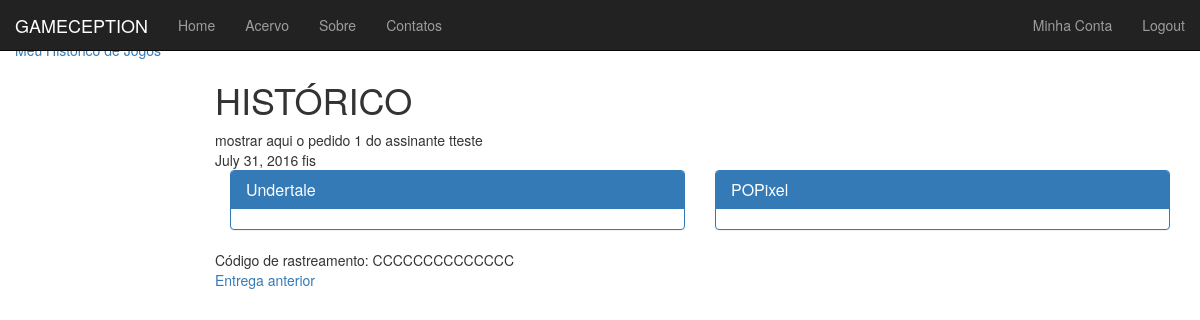
Page /Assinante/Historico/1/ (signed in) on the earlier database version.
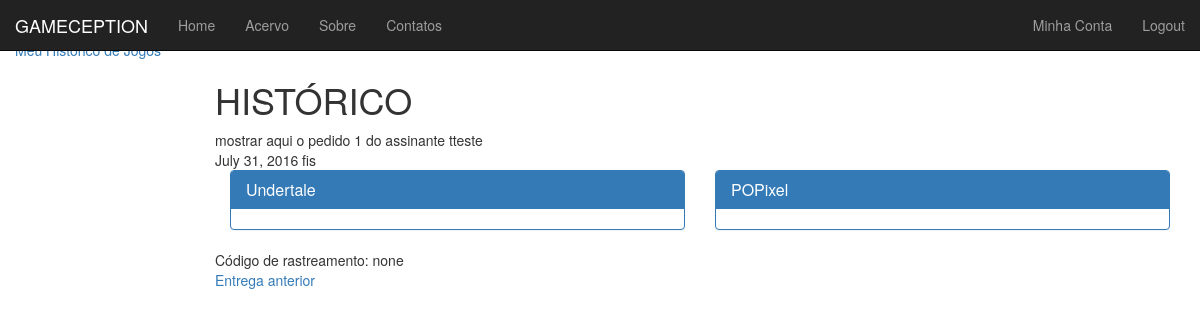
Same page on the later database version.
### Assinante/models.py (models this page shows)
class Pedido(models.Model):
    historico = models.ForeignKey('HistoricoJogos')
    jogosPedidos = models.ManyToManyField('Jogo')
    codigoRastreamento = models.CharField(max_length=200)
    data = models.DateField()
    numero = models.IntegerField(default=0)
    tipoMidia = models.CharField(max_length=10,
        choices=TIPOS_MIDIA,
        default='DIGITAL',)
    def __str__(self):
        return self.historico.assinatura.username + str(self.numero)

### Assinante/views.py (the view)
# urls.py: url(r'^Historico/(?P<num_pedido>\d+)/', views.HistoricoPedido, name="HistoricoPedido"), #pra ver um pedido individualmente colocando o num dele na url
def HistoricoPedido(request, num_pedido):
    num = int(num_pedido)
    historico = HistoricoJogos.objects.get(assinatura=request.user)
    pedidos = Pedido.objects.filter(historico=historico)
    try:
        pedido = Pedido.objects.get(historico=historico,numero=num)
    except:
        pedido = None
    print(pedido)
    antecessor = num -1
    pode_antecessor = True
    sucessor = num + 1
    pode_sucessor = True
    if num >= len(pedidos) - 1:
        pode_sucessor = False
    if num <= 0:
        pode_antecessor = False
    context_dict = {'num_pedido' : num_pedido, 'pedido' : pedido}
    context_dict['antecessor'] = antecessor
    context_dict['pode_antecessor'] = pode_antecessor
    context_dict['sucessor'] = sucessor
    context_dict['pode_sucessor'] = pode_sucessor
    return render(request, 'Assinante/HistoricoPedido.html', context_dict)

### Assinante/Templates/Assinante/HistoricoPedido.html (shortened to what this page needs)
{% extends "MainPage.html" %}
{% block content %}
<!DOCTYPE html>
<html lang="en">
<head>
</head>
<body>
      <h1>HISTÓRICO</h1>
      mostrar aqui o pedido {{num_pedido}} do assinante {{user.username}}<br>
      {{pedido.data}}
      {% if digital %}
      dig {{pedido.numero}}<br>
      {% for chave in chaves %}
      <div class="col-xs-12 col-sm-6 placeholder">
        <div class="panel panel-primary">
          <div class="panel-heading">
            <h3 class="panel-title">{{chave.jogo.nome}}</h3>
          </div>
          <img src="http://cdn.akamai.steamstatic.com/steam/apps/{{chave.jogo.img1}}/header.jpg?t={{chave.jogo.img2}}" alt="{{chave.jogo.nome}}" /><br>
          Chave Download: {{chave.chave}}<br>
        </div>
      </div>
      {% endfor %}
      {% else %}
      fis <br>
      {% for jogo in pedido.jogosPedidos.all %}
      <div class="col-xs-12 col-sm-6 placeholder">
        <div class="panel panel-primary">
          <div class="panel-heading">
            <h3 class="panel-title">{{jogo.nome}}</h3>
          </div>
          <img src="http://cdn.akamai.steamstatic.com/steam/apps/{{jogo.img1}}/header.jpg?t={{jogo.img2}}" alt="{{chave.jogo.nome}}" /><br>
        </div>
      </div>
      {% endfor %}
      Código de rastreamento: {{pedido.codigoRastreamento}}<br>
      {% endif %}
      {% if pode_antecessor %}
        <a href="/Assinante/Historico/{{antecessor}}/">Entrega anterior</a><br>
      {% endif %}
</body>
</html>
{% endblock %}

Differences in the rows shown:
changed Pedido: codigoRastreamento "CCCCCCCCCCCCCC" → "none"
